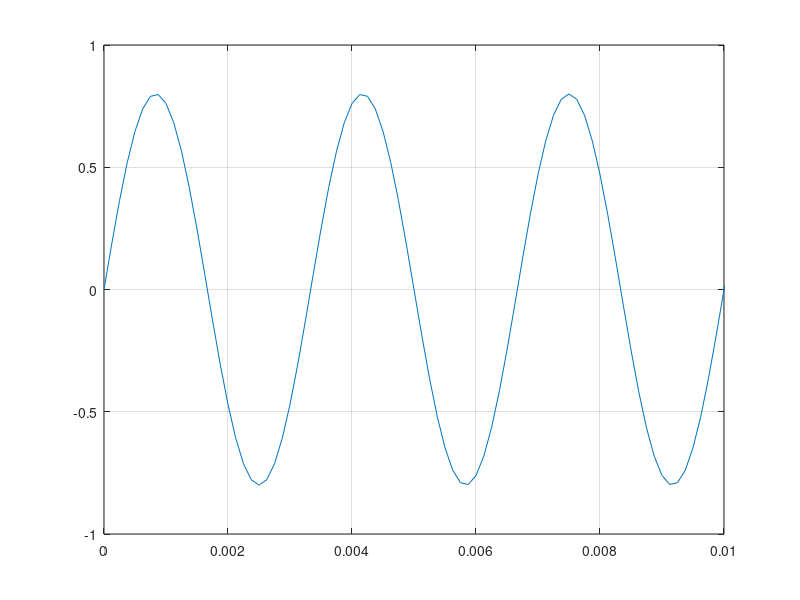

MATLAB code to generate this figure:
%% this script for Generating sinosoidal signal 
%% X = A cos(2*pi*f0*t)
clear;
clc;
Fs = 8000; 
time = 1 ; 
A = .8;
f0 = 300;
t = 0 : (1/Fs) : time;
X = A*sin(2*pi*f0*t);
N = length(X);
sound(X,Fs,16);
plot(t,X)
grid ;
xlim([0 ,.01])

